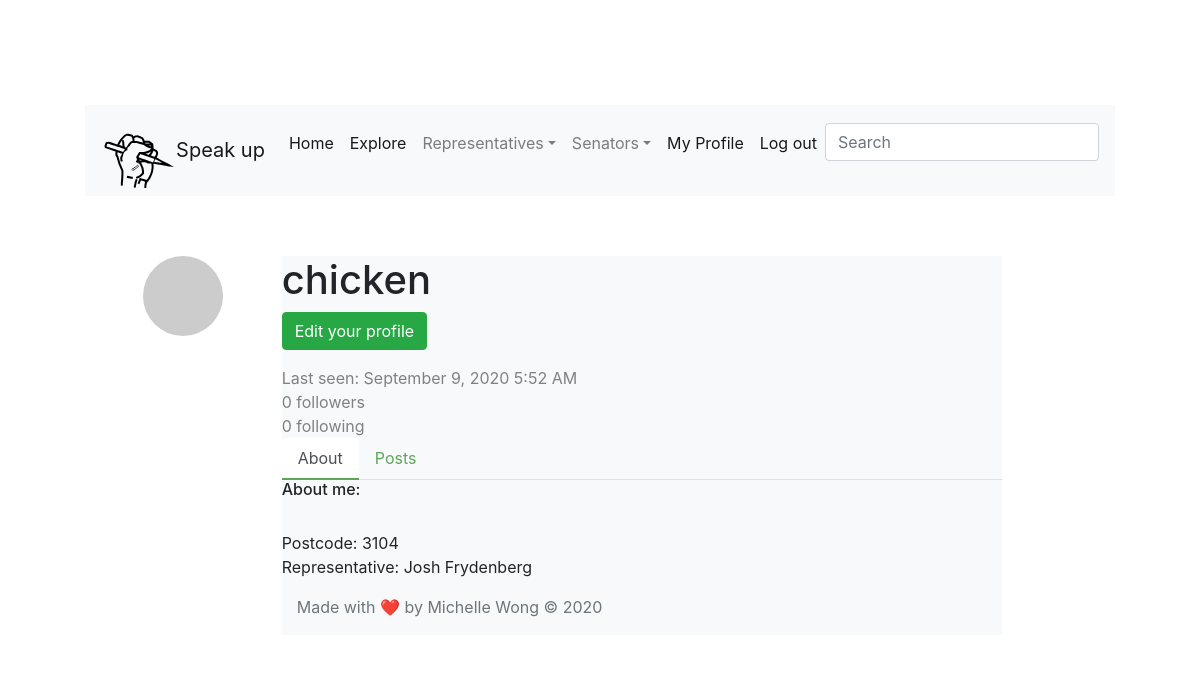
The page /user/chicken?page=2 (signed in) on the database its author committed.
### app/models.py (models this page shows, shortened)
class User(UserMixin, db.Model):
    id = db.Column(db.Integer, primary_key=True)
    username = db.Column(db.String(64), index=True, unique=True)
    email = db.Column(db.String(120), index=True, unique=True)
    password_hash = db.Column(db.String(128))
    posts = db.relationship('Post', backref='author', lazy='dynamic')
    about_me = db.Column(db.String(140))
    representative = db.Column(db.String(100))
    constituency = db.Column(db.String(100))
    postcode = db.Column(db.String(64))
    last_seen = db.Column(db.DateTime, default=datetime.utcnow)
    followed = db.relationship(
        'User', secondary=followers,
        primaryjoin=(followers.c.follower_id == id),
        secondaryjoin=(followers.c.followed_id == id),
        backref=db.backref('followers', lazy='dynamic'), lazy='dynamic')
    def avatar(self, size):
        digest = md5(self.email.lower().encode('utf-8')).hexdigest()
        return 'https://www.gravatar.com/avatar/{}?d=identicon&s={}'.format(
            digest, size)

### app/main/routes.py (the view)
@bp.route('/user/<username>')
@login_required
def user(username):
    user = User.query.filter_by(username=username).first_or_404()
    page = request.args.get('page', 1, type=int)
    posts = user.posts.order_by(Post.timestamp.desc()).paginate(
        page, 3, False)
    next_url = url_for('main.user', username=user.username, page=posts.next_num) \
        if posts.has_next else None
    prev_url = url_for('main.user', username=user.username, page=posts.prev_num) \
        if posts.has_prev else None
    form = EmptyForm()
    return render_template('usertest.html', user=user, posts=posts.items,
                           next_url=next_url, prev_url=prev_url, form=form)

### app/main/forms.py
class SearchForm(FlaskForm):
    q = StringField('Search', validators=[DataRequired()])
    def __init__(self, *args, **kwargs):
        if 'formdata' not in kwargs:
            kwargs['formdata'] = request.args
        if 'csrf_enabled' not in kwargs:
            kwargs['csrf_enabled'] = False
        super(SearchForm, self).__init__(*args, **kwargs)

class EmptyForm(FlaskForm):
    submit = SubmitField('Submit')

### app/main/routes.py (called while the page is built)
@bp.before_request
def before_request():
    if current_user.is_authenticated:
        current_user.last_seen = datetime.utcnow()
        db.session.commit()
        g.search_form = SearchForm()
    g.locale = str(get_locale())

### app/models.py (called while the page is built)
@login.user_loader
def load_user(id):
    return User.query.get(int(id))

    @classmethod
    def before_commit(cls, session):
        session._changes = {
            'add': list(session.new),
            'update': list(session.dirty),
            'delete': list(session.deleted)
        }

    @classmethod
    def after_commit(cls, session):
        for obj in session._changes['add']:
            if isinstance(obj, SearchableMixin):
                add_to_index(obj.__tablename__, obj)
        for obj in session._changes['update']:
            if isinstance(obj, SearchableMixin):
                add_to_index(obj.__tablename__, obj)
        for obj in session._changes['delete']:
            if isinstance(obj, SearchableMixin):
                remove_from_index(obj.__tablename__, obj)
        session._changes = None

### app/templates/usertest.html (shortened to what this page needs)
{% extends "navbar.html" %}
{% block content %}
<link rel="stylesheet" href="https://stackpath.bootstrapcdn.com/bootstrap/4.5.2/css/bootstrap.min.css">
<div class="container emp-profile">
    <div class="row">
      <div class="col-md-2">
        <div class="profile-img">
          <img class ="profile" src="{{ user.avatar(128) }}">
        </div>
      </div>
      <div class="col-md-9">
        <div class="profile-head">
          <h1>
              {{ user.username }}
          </h1>
          {% if user == current_user %}
                        <p>
                          <a class="btn btn-success" href="{{ url_for('main.edit_profile') }}" role="button">Edit your profile</a>
                        {% endif %}
          <table>
          <p class="proile-rating">{% if user.last_seen %}Last seen: {{ moment(user.last_seen).format('LLL') }} {% endif %}</p>
          <p class="proile-rating">{{ user.followers.count() }} followers</p>
          <p class="proile-rating">{{ user.followed.count() }} following</p>
          <ul class="nav nav-tabs" id="myTab" role="tablist">
            <li class="nav-item">
              <a class="nav-link active" id="home-tab" data-toggle="tab" href="#home" role="tab" aria-controls="home" aria-selected="true">About</a>
            </li>
            <li class="nav-item">
              <a class="nav-link" id="profile-tab" data-toggle="tab" href="#profile" role="tab" aria-controls="profile" aria-selected="false">Posts</a>
            </li>
          </ul>
        </div>
      </div>
    </div>
    <div class="row">
      <div class="col-md-12">
        <div class="tab-content profile-tab" id="myTabContent">
          <div class="tab-pane fade show active" id="home" role="tabpanel" aria-labelledby="home-tab">
            <h6>About me: </h6>
            <br> Postcode: {{user.postcode}}
            <br> Representative: {{user.representative}}
              </div>
            </div>
          </div>
        </div>
      </div>
    </div>
{% endblock %}

### app/css/file.css (style rules this page uses)
html, body { height: 100%; }

### app/templates/usertest.html (style rules this page uses)
.profile { border-radius: 50%; margin-left: auto; margin-right: auto; }
.emp-profile { padding: 3%; margin-top: 3%; margin-bottom: 3%; border-radius: 0.5rem; background: #fff; }
.profile-img { text-align: center; }
.profile-head { background-color: #F8F9FA; }
.proile-rating { font-size: 16px; color: #818182; margin: 0px; }
.profile-head .nav-tabs { margin-bottom: 0%; }
.profile-head .nav-tabs .nav-link { font-weight: 400; border: none; }
.profile-head .nav-tabs .nav-link.active { border: none; border-bottom: 2px solid #5EA656; }
p { margin: 0 }
.nav-tabs > li > a { color: #5EA656; }
.nav-tabs { width: 100%; }

### rows shown on the page
User: username "chicken", last_seen "September 9, 2020 5:52 AM", postcode "3104", representative "Josh Frydenberg"

### other values the page prints
{{ user.followers.count() }} "0"
{{ user.followed.count() }} "0"
